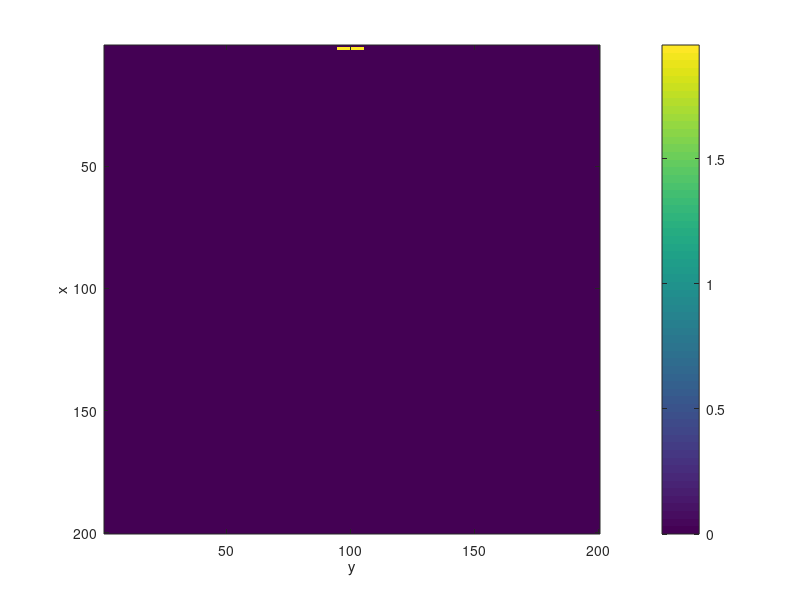

Recreate this plot in MATLAB. (Note: this script raises an error after producing the figure.)
%--------------------------------------------------------------------------
% 模拟二维声波在均匀介质中的传播
%--------------------------------------------------------------------------
% 参数设定
close all;
clear all;
clc;
Nx = 200;   % x方向的网格点数
Ny = 200;   % y方向的网格点数
c = 1500;   % 声速(m/s)
dt = 1e-6;  % 时间步长(s)
Nt = 2000;   % 时间步数
dx = 0.01;  % 空间步长(m)
dy = 0.01;  % 空间步长(m)

% 初始化
p = zeros(Nx, Ny);
p_prev = zeros(Nx, Ny);
p_next = zeros(Nx, Ny);

% 初始条件（波源）
x0 = 2;
% 阵列，间距为10
y0 = 95:1:105;
p(x0, y0) = 1;

% 时间演化
for t = 1:Nt
    for i = 2:Nx-1
        for j = 2:Ny-1
            % 使用二维波动方程的离散化公式           
            p_next(i, j) = 2*p(i, j) - p_prev(i, j) + c^2 * dt^2 / dx^2 * (p(i+1, j) + p(i-1, j) + p(i, j+1) + p(i, j-1) - 4*p(i, j));
        end
    end
    % 边界条件， 一阶吸收边界条件
    p_next(Nx, :) = p_next(Nx-1, :) - 1/c * (p_next(Nx-1, :) - p(Nx-1, :)) * dx/dt; %下边界
    p_next(:, Ny) = p_next(:, Ny-1) - 1/c * (p_next(:, Ny-1) - p(:, Ny-1)) * dy/dt; %右边界
    p_next(:, 1) = p_next(:, 2) - 1/c * (p_next(:, 2) - p(:, 2)) * dy/dt;
    % p_next(1, :) = p_next(2, :) - 1/c * (p_next(2, :) - p(2, :)) * dx/dt;    %上边界
    % 更新波场
    p_prev = p;
    p = p_next;
    
    % 可视化
    imagesc(p);
    %加上坐标轴，标明xy方向
    xlabel('y');
    ylabel('x');
    colorbar;
    clim([-0.5,0.5]);
    pause(0.01);
    %按右上角退出绘图
    if ~ishandle(1)
        break;
    end
end


